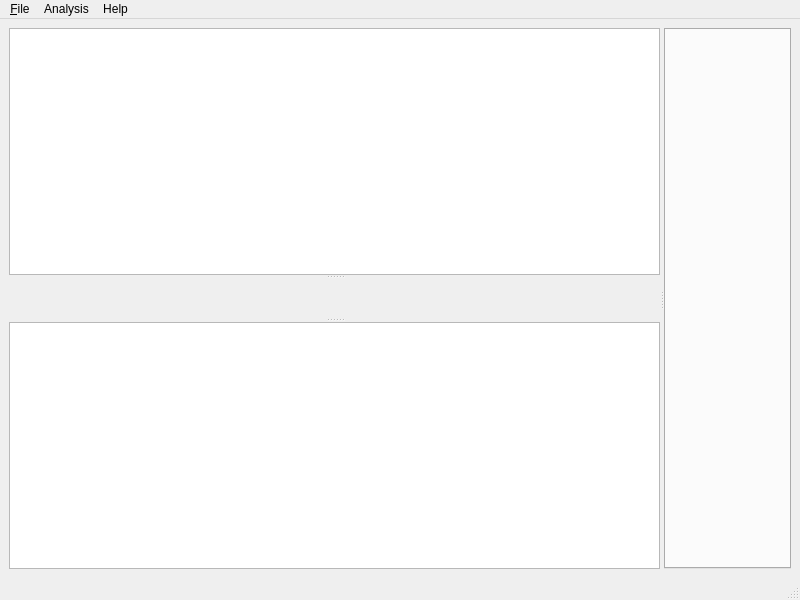
<?xml version="1.0" encoding="UTF-8"?>
<ui version="4.0">
 <class>MainWindow</class>
 <widget class="QMainWindow" name="MainWindow">
  <property name="geometry">
   <rect>
    <x>0</x>
    <y>0</y>
    <width>800</width>
    <height>600</height>
   </rect>
  </property>
  <property name="windowTitle">
   <string>SeismoView</string>
  </property>
  <widget class="QWidget" name="centralwidget">
   <layout class="QHBoxLayout" name="horizontalLayout">
    <item>
     <widget class="QSplitter" name="splitter_2">
      <property name="orientation">
       <enum>Qt::Horizontal</enum>
      </property>
      <widget class="QSplitter" name="splitter">
       <property name="orientation">
        <enum>Qt::Vertical</enum>
       </property>
       <widget class="QListWidget" name="segyFileList">
        <property name="editTriggers">
         <set>QAbstractItemView::NoEditTriggers</set>
        </property>
        <property name="alternatingRowColors">
         <bool>true</bool>
        </property>
       </widget>
       <widget class="QWidget" name="widget" native="true"/>
       <widget class="QTextBrowser" name="textualFileHeaderBrowser">
        <property name="documentTitle">
         <string>Textual file header</string>
        </property>
       </widget>
      </widget>
      <widget class="QTabWidget" name="tabWidget">
       <property name="currentIndex">
        <number>-1</number>
       </property>
       <property name="elideMode">
        <enum>Qt::ElideLeft</enum>
       </property>
       <property name="tabsClosable">
        <bool>true</bool>
       </property>
       <property name="movable">
        <bool>true</bool>
       </property>
      </widget>
     </widget>
    </item>
   </layout>
  </widget>
  <widget class="QMenuBar" name="menubar">
   <property name="geometry">
    <rect>
     <x>0</x>
     <y>0</y>
     <width>800</width>
     <height>25</height>
    </rect>
   </property>
   <widget class="QMenu" name="menu_File">
    <property name="title">
     <string>&amp;File</string>
    </property>
    <addaction name="actionOpen"/>
    <addaction name="actionClose"/>
   </widget>
   <widget class="QMenu" name="menuHelp">
    <property name="title">
     <string>Help</string>
    </property>
    <addaction name="actionAbout"/>
   </widget>
   <widget class="QMenu" name="menuAnalysis">
    <property name="title">
     <string>Analysis</string>
    </property>
    <addaction name="actionSEG_Y_Colormap"/>
   </widget>
   <addaction name="menu_File"/>
   <addaction name="menuAnalysis"/>
   <addaction name="menuHelp"/>
  </widget>
  <widget class="QStatusBar" name="statusbar"/>
  <action name="actionOpen">
   <property name="text">
    <string>Open</string>
   </property>
   <property name="shortcut">
    <string>Ctrl+O</string>
   </property>
  </action>
  <action name="actionClose">
   <property name="text">
    <string>Close</string>
   </property>
  </action>
  <action name="actionAbout">
   <property name="text">
    <string>About</string>
   </property>
  </action>
  <action name="actionSEG_Y_Colormap">
   <property name="text">
    <string>SEG-Y Colormap</string>
   </property>
  </action>
 </widget>
 <resources/>
 <connections/>
</ui>
